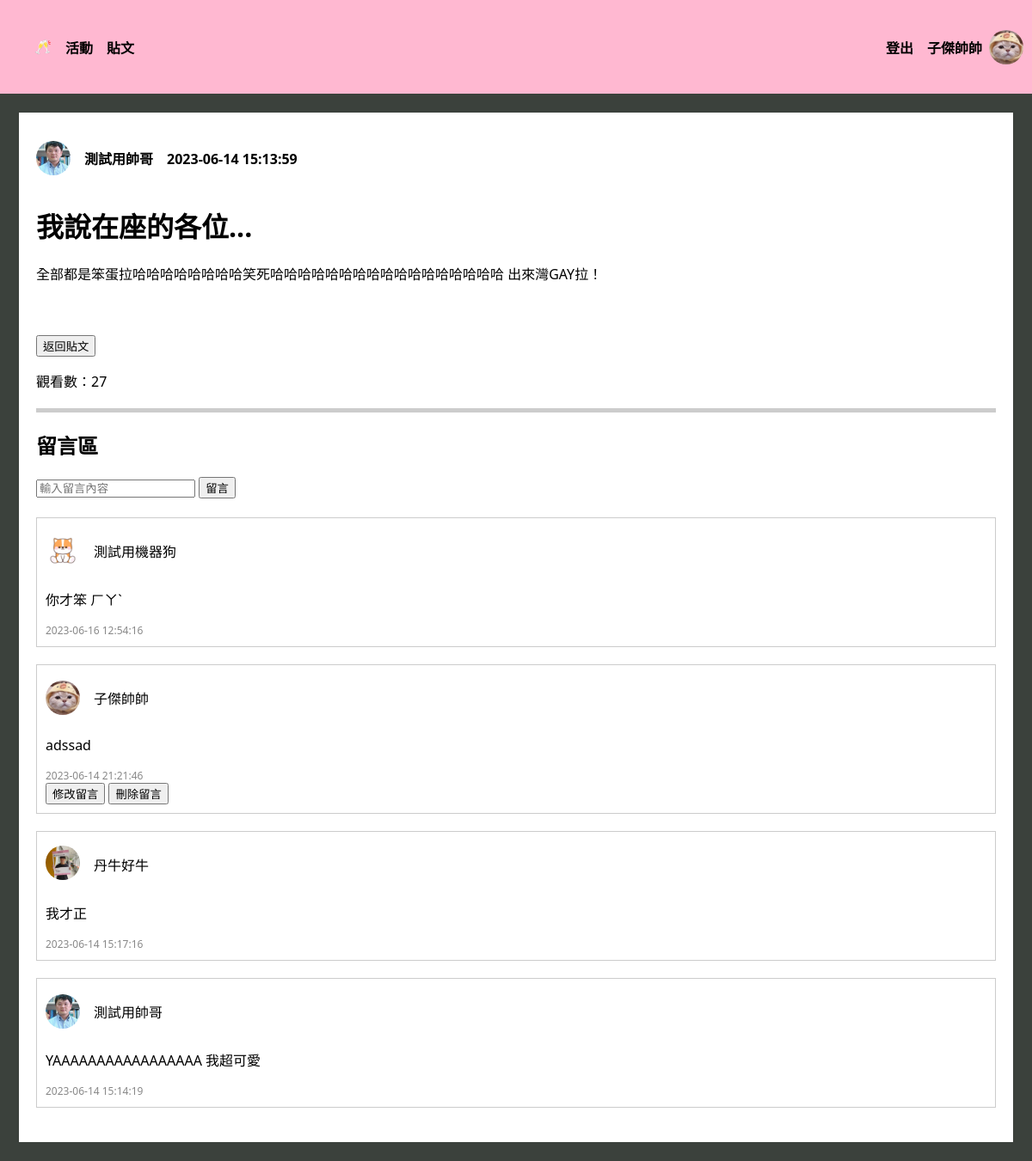
The app's page /post/posts/17 (signed in) with its own data.
### tables this page shows
CREATE TABLE "User" (
	"userID"	INTEGER,
	"password"	VARCHAR(10),
	"nickname"	VARCHAR(10) NOT NULL,
	"gender"	VARCHAR(1) NOT NULL,
	"birth"	TEXT,
	"cellphone"	VARCHAR(10),
	"email"	TEXT UNIQUE,
	"image" TEXT,
	PRIMARY KEY("userID" AUTOINCREMENT)
);

CREATE TABLE "Post" (
	"postID"	INTEGER,
	"postUserID"	INTEGER,
	"postTime"	TEXT,
	"postTitle"	TEXT,
	"postContent"	TEXT,
	"postView"	INT,
	FOREIGN KEY("postUserID") REFERENCES "User"("userID"),
	PRIMARY KEY("postID" AUTOINCREMENT)
);

CREATE TABLE "Comment" (
	"commentID"	INTEGER,
	"commentPostID"	INTEGER,
	"commentUserID"	INTEGER,
	"commentTime"	TEXT,
	"commentContent"	TEXT,
	FOREIGN KEY("commentUserID") REFERENCES "User"("userID") ON DELETE CASCADE,
	FOREIGN KEY("commentPostID") REFERENCES "Post"("postID") ON DELETE CASCADE,
	PRIMARY KEY("commentID" AUTOINCREMENT)
);

### crud/crudPost.py (the view)
@post_bp.route("/posts/<string:sortmethod>", methods=["GET", "POST"])
def posts_method(sortmethod):
    userID = session["userID"]
    searching_value = ""
    if sortmethod == "newest" or sortmethod == "None":
        sortmethod = "newest"
        con = sql.connect("funCrew_db.db")
        con.row_factory = sql.Row
        cur = con.cursor()
        cur.execute(
            "SELECT * FROM Post, User WHERE postUserID = userID ORDER BY postTime DESC"
        )
        posts = cur.fetchall()
        con.commit()
        con.close()
    elif sortmethod == "mostView":
        con = sql.connect("funCrew_db.db")
        con.row_factory = sql.Row
        cur = con.cursor()
        cur.execute(
            "SELECT * FROM Post, User WHERE postUserID = userID ORDER BY postView DESC"
        )
        posts = cur.fetchall()
        con.commit()
        con.close()
    elif sortmethod == "hotest":
        con = sql.connect("funCrew_db.db")
        con.row_factory = sql.Row
        cur = con.cursor()
        cur.execute(
            "SELECT * FROM Post, User LEFT JOIN Comment ON postID=commentPostID WHERE postUserID=userID GROUP BY postID ORDER BY count(commentPostID) DESC"
        )
        posts = cur.fetchall()
        con.commit()
        con.close()
    elif sortmethod == "searching":
        if request.form.get("searching_value"):
            searching_value = request.form.get("searching_value")
        elif request.args.get("searching_value"):
            searching_value = request.args.get("searching_value")
        searching_exp = "%" + searching_value + "%"
        con = sql.connect("funCrew_db.db")
        con.row_factory = sql.Row
        cur = con.cursor()
        cur.execute(
            "SELECT * FROM Post, User WHERE postUserID = userID AND (postTitle LIKE ? OR nickName LIKE ?)",
            (
                searching_exp,
                searching_exp,
            ),
        )
        posts = cur.fetchall()
        con.commit()
        con.close()
    elif sortmethod == "my_posts":
        con = sql.connect("funCrew_db.db")
        con.row_factory = sql.Row
        cur = con.cursor()
        cur.execute(
            "SELECT * FROM Post WHERE postUserID = ? ORDER BY postTime DESC", (userID,)
        )
        posts = cur.fetchall()
        con.commit()
        con.close()
    return render_template(
        "posts.html",
        nickname=get_nickname(userID),
        avatar=get_avatar_path(userID),
        posts=posts,
        userID=userID,
        sortmethod=sortmethod,
        searching_value=searching_value,
    )

### templates/post_detail.html (shortened to what this page needs)
<!DOCTYPE html>
<html lang="zh-Hant-TW">
<head>
</head>
<body>
    <div class="nav_bar">
        <ul>
            <li><a href="/home"> 🥂 </a></li>
            <li><a href="/activity/activities/signingUp">活動</a></li>
            <li><a href="/post/posts/newest">貼文</a></li>
        </ul>
        <div class="header-right">
            <li style="list-style: none;"><a href="/user/logout">登出</a></li>
            <div class="user-info">
                <h4><a href="/user/personalInfo">{{ origin_username }}</a></h4></button>
                <img src="{{ url_for('static', filename='images/avatars/' + origin_user_image[0]) }}" alt="大頭貼">
            </div>
        </div>
    </div>
    <div class="post-wrapper">
        <div class="user-info">
            <img src="{{ url_for('static', filename='images/avatars/' + user_image[0]) }}" alt="大頭貼">
            <h4>　<a href="/user/info/{{post['postUserID']}}">{{ post['nickname'] }}</a>　{{ post['postTime'] }}</h4>
        </div>
        <h1>{{ post['postTitle'] }}</h1>
        <p>{{ post['postContent'] }}</p>
        <br><br>
        {% if searching_value %}
        <button><a href="/post/posts/{{sortmethod}}?searching_value={{searching_value}}">返回</a></button>
        {% else %}
        <button><a href="/post/posts/{{sortmethod}}">返回貼文</a></button>
        {% endif %}
        <p>觀看數：{{views}}</p>
        <div class="separator"></div>
        <h2>留言區</h2>
        <form action="/post/posts/{{ postID }}" method="post">
            <div class="input">
                <input type="text" name="content" placeholder="輸入留言內容" required>
                <button type="submit">留言</button>
            </div>
        </form>
        <br>
        {% for comment in comments %}
        <div class="post">
            <div class="content">
                <div class="user-info">
                    <img src="{{ url_for('static', filename='images/avatars/' + comment['image']) }}" alt="大頭貼">
                    <p><a href="/user/info/{{ comment['commentUserID'] }}">{{ comment['nickname'] }}</a></p>
                </div>
                <p>{{ comment['commentContent'] }}</p>
            </div>
            <div class="info">
                <span>{{ comment['commentTime'] }}</span>
            </div>
            {% if comment['commentUserID'] == userID %}
            <div>
                <button><a href="/post/posts/update_comment/{{ comment['commentID'] }}"
                        style="text-decoration:none; color:black">修改留言</button>
                <button><a href="/post/posts/delete_comment/{{ comment['commentID'] }}"
                        style="text-decoration:none; color:black">刪除留言</button>
            </div>
            {% endif %}
        </div>
        {% endfor %}
    </div>
</body>

### templates/post_detail.html (style rules this page uses)
body { font-family: system-ui, -apple-system, BlinkMacSystemFont, 'Segoe UI', Roboto, Oxygen, Ubuntu, Cantarell, 'Open Sans', 'Helvetica Neue', sans-serif; margin: 0; background-color: #3B413C; }
a { text-decoration-line: none; color: black; }
.nav_bar ul { display: flex; list-style: none; }
.nav_bar li { font-weight: bold; margin-right: 16px; border: none; }
.nav_bar { display: flex; justify-content: space-between; align-items: center; background-color: #ffb8d1; height: 109px; width: 100%; top: 0px; font-weight: bold; }
.nav_bar .header-right { display: flex; align-items: center; margin-right: 10px; }
.header-right { display: flex; align-items: center; }
.post { margin-bottom: 20px; border: 1px solid #ccc; padding: 10px; }
.post .info { font-size: 12px; color: #888; }
.post .content { margin-top: 0px; }
.user-info { display: flex; align-items: center; }
.user-info h4 { margin-right: 8px; }
.user-info img { width: 40px; height: 40px; border-radius: 50%; object-fit: cover; }
.post-wrapper { border: 2px solid #ccc; padding: 20px; margin:20px; border-color: #3B413C; background-color: white; }
.separator { border-top: 5px solid #ccc; margin-top: 20px; margin-bottom: 20px; }

### records on screen
User: nickname "子傑帥帥", image (picture)
User: image (placeholder picture), nickname "測試用帥哥"
Post: postTime "2023-06-14 15:13:59", postTitle "我說在座的各位...", postContent "全部都是笨蛋拉哈哈哈哈哈哈哈哈笑死哈哈哈哈哈哈哈哈哈哈哈哈哈哈哈哈哈 出來灣GAY拉！"
Comment: image (picture), nickname "測試用機器狗", commentContent "你才笨 ㄏㄚˋ", commentTime "2023-06-16 12:54:16"
Comment: image (picture), nickname "子傑帥帥", commentContent "adssad", commentTime "2023-06-14 21:21:46"
Comment: image (picture), nickname "丹牛好牛", commentContent "我才正", commentTime "2023-06-14 15:17:16"
Comment: image (placeholder picture), nickname "測試用帥哥", commentContent "YAAAAAAAAAAAAAAAAA 我超可愛", commentTime "2023-06-14 15:14:19"

### other values on screen
{{ views }} "27"
